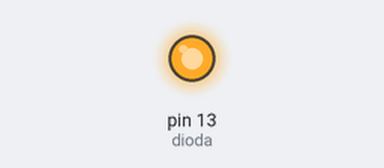
Bench run of a sketch on a simulated Arduino Uno, built with avr-gcc and run on an emulated ATmega328P. Parts: output pins drawn as LEDs (lit = HIGH).

Above: at 0.2 s.
At 24.3 s:
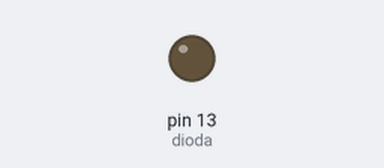
Timing chart, 0 to 34.7 s (numbered marks = the images above):
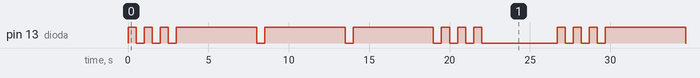

The sketch:

sos.ino
```cpp
int dioda = 13;
int sekundy = 500;
int sekundy2 = 5000;
void setup() {
  pinMode(dioda, OUTPUT);
}
void loop () {
  for (int i = 0; i < 3; i++) {
    digitalWrite(dioda, HIGH);
    delay(sekundy);
    digitalWrite(dioda, LOW);
    delay(sekundy);
    }

for (int i = 0; i < 3; i++) {
  digitalWrite(dioda,HIGH);
  delay(sekundy2);
  digitalWrite(dioda,LOW);
  delay(sekundy);
  }

for (int i = 0; i < 3; i++) {
  digitalWrite(dioda,HIGH);
  delay(sekundy);
  digitalWrite(dioda,LOW);
  delay(sekundy);
  }


  delay(4200);
}
```

Measured:
- by itself, pin 13 (dioda): repeats every 26.7 s: 2 × (LOW 0.50 s, HIGH 0.50 s), 3 × (LOW 0.50 s, HIGH 5.0 s), 3 × (LOW 0.50 s, HIGH 0.50 s), LOW 4.7 s, HIGH 0.50 s
- by itself, everything shown: repeats every 26.7 s, in 18 steps
